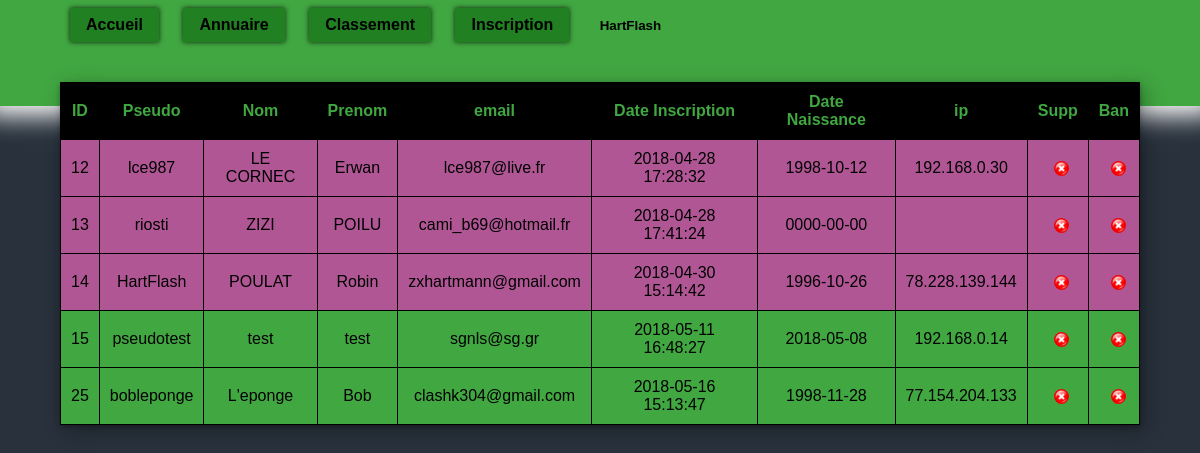
The app's page /admin/users.php (signed in) with its own data.
### tables this page shows
CREATE TABLE `zng_user` (
  `id` int(11) NOT NULL,
  `pseudo` varchar(25) NOT NULL,
  `pass` varchar(100) NOT NULL,
  `genre` enum('M','Mme') NOT NULL,
  `nom` varchar(35) NOT NULL,
  `prenom` varchar(25) NOT NULL,
  `email` varchar(50) NOT NULL,
  `date_insc` datetime NOT NULL DEFAULT CURRENT_TIMESTAMP,
  `date_naiss` date NOT NULL DEFAULT '1000-00-01',
  `ip` varchar(15) NOT NULL COMMENT 'Table ip ban'
);

### admin/users.php (the view, shortened to what this page needs)
<!DOCTYPE html>
<html lang="fr" dir="ltr">
<head>
  <link rel="stylesheet" href="/assets/css/master.css">
</head>
<body>
  <?php include $_SERVER['DOCUMENT_ROOT'].'/assets/php/gen_nav.php'; ?>
  <div id="card" class="zng-center zng-margin-top">
      <table id="tableuser" class="zng-table zng-solo">
        <?php include $_SERVER['DOCUMENT_ROOT'].'/assets//php/pdo/pdo_init.php';
        $sel = $pdo->prepare("select id,pseudo,nom,prenom,email,date_insc,date_naiss,ip from zng_user", array(PDO::ATTR_CURSOR => PDO::CURSOR_FWDONLY));
        $sel->execute();
        $res = $sel->fetchAll();
        echo '<thead><tr><th>ID</th><th>Pseudo</th><th>Nom</th><th>Prenom</th><th>email</th><th>Date Inscription</th><th>Date Naissance</th><th>ip</th><th>Supp</th><th>Ban</th></tr></thead>';
        foreach ($res as $row) {
          echo "<tr";
          if ($row[0]==12 || $row[0]==13 || $row[0]==14) {
            echo " class=\"tr-admin\"";
          }
          echo "><td>".$row[0]."</td><td>".$row[1]."</td><td>".$row[2]."</td><td>".$row[3]."</td><td>".$row[4]."</td><td>".$row[5]."</td><td>".$row[6]."</td><td>".$row[7]."</td><td class=\"suppcolumn\"><div class=\"zng-admin-supp\" onclick='document.location.href=\"suppuser.php?id=";
          echo $row[0]."\"'></div></td><td class=\"suppcolumn\"><div class=\"zng-admin-supp\" onclick='document.location.href=\"banuser.php?id=".$row[0]."\"'></div></td></tr>";
        }
        ?>
      </table>
    </div>
  </body>
  </html>

### assets/css/master.css (style rules this page uses)
body { margin:0; font-family:'Verdana', Arial, sans-serif; }
article,aside,details,div,figcaption,figure,footer,header,main,menu,nav,section,summary { display:block; position:relative; }
.zng-table td,.zng-table,.zng-table th { border:1px solid black; border-collapse: collapse; padding: 10px; margin: 20px; }
.zng-admin-supp { width: 15px; height: 15px; left:40%; background-color: red; background-image: url("../img/supp.png"); background-size: cover; background-repeat: no-repeat; background-position: center; border-radius: 50%; cursor:pointer; }
.zng-center { text-align:center; }
.zng-solo { width: 90%; margin: 5% 5% 0 5%; }
.zng-margin-top>.zng-solo { margin-top: -2%; }
.zng-margin-top { margin-top:0% }
#tablesupp th,#tableuser th { background-color: black; color: #41a741 }
#tablesupp td,#tableuser td { background-color: #41a741; color: black }
#tablesupp,#tableuser { width:90%; text-align:center; box-shadow: 0 2px 5px 0 rgba(0,0,0,0.26),5px 5px 20px 0 rgba(0,0,0,0.32); }
#tableuser .tr-admin td { background-color: #b15695; }
.suppcolumn { width:10px; }
body { background-color: #28313C; height: 100% }

### records on screen
zng_user: id "12", pseudo "lce987", nom "LE CORNEC", prenom "Erwan", email "lce987@live.fr", date_insc "2018-04-28 17:28:32", date_naiss "1998-10-12", ip "192.168.0.30"
zng_user: id "13", pseudo "riosti", nom "ZIZI", prenom "POILU", email "cami_b69@hotmail.fr", date_insc "2018-04-28 17:41:24", date_naiss "0000-00-00"
zng_user: id "14", pseudo "HartFlash", nom "POULAT", prenom "Robin", email "zxhartmann@gmail.com", date_insc "2018-04-30 15:14:42", date_naiss "1996-10-26", ip "78.228.139.144"
zng_user: id "15", pseudo "pseudotest", nom "test", prenom "test", email "sgnls@sg.gr", date_insc "2018-05-11 16:48:27", date_naiss "2018-05-08", ip "192.168.0.14"
zng_user: id "25", pseudo "bobleponge", nom "L'eponge", prenom "Bob", email "clashk304@gmail.com", date_insc "2018-05-16 15:13:47", date_naiss "1998-11-28", ip "77.154.204.133"

### other values on screen
_SESSION['zngpseudo'] "HartFlash"
